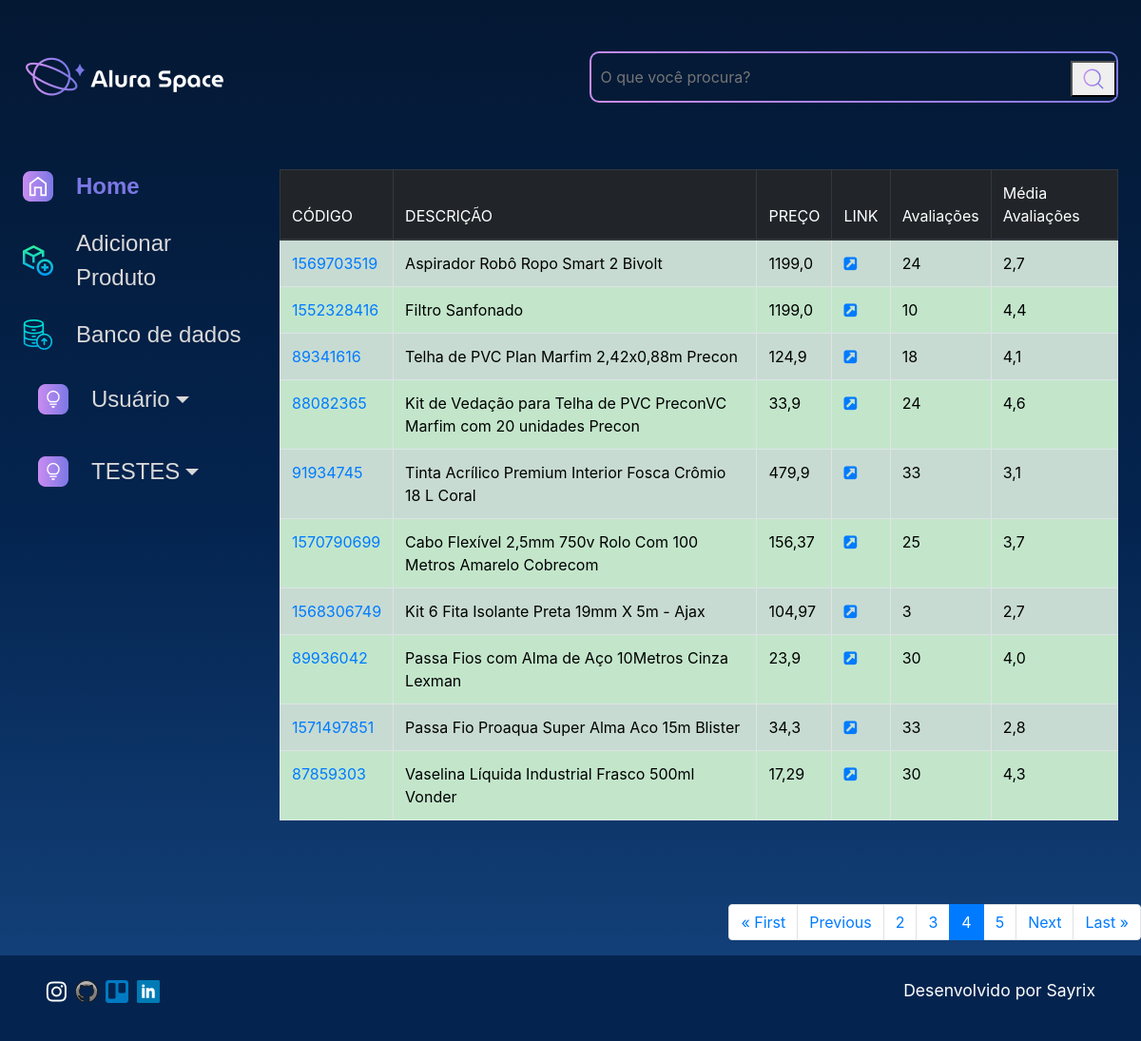
/dados?page=4, run on the app's committed database.
### produtos/models.py (models this page shows, shortened)
class Produto(models.Model):
    lm = models.CharField(max_length=20, primary_key=True, null=False, blank=False)
    titulo = models.CharField(max_length=130, null=False, blank=False)
    preco = models.FloatField(max_length=10, null=False, blank=False)
    link = models.CharField(max_length=250, null=False, blank=False)
    avaliacoes = models.IntegerField(null=False, blank=False)
    media_avaliacoes = models.FloatField(max_length=4, null=False, blank=False)
    data_produto = models.DateTimeField(default=datetime.now, blank=False)
    foto = models.ImageField(blank=True)
    info_produto = models.CharField(max_length=1000, null=False, blank=False)
    usuario = models.ForeignKey(
        to=User,
        on_delete=models.SET_NULL,
        null=True,
        blank=False,
        related_name="user",
    )

### produtos/views.py (the view)
# urls.py: path('dados', dados, name='dados'),
def dados(request):
    dados = Produto.objects.all()
    p = Paginator(Produto.objects.all(), 10)
    page = request.GET.get('page')
    dados_organizados = p.get_page(page)
    nums = "i" * dados_organizados.paginator.num_pages
    return render(request, 'produtos/dados.html', {'dados': dados, 'dados_organizados': dados_organizados, 'nums': nums})

### templates/produtos/dados.html (shortened to what this page needs)
{% extends 'produtos/base.html' %}
{% load static %}
{% block content %}
        <section>
            <table class="table table-striped table-bordered table-hover">
                <thead class="thead-dark">
                    <tr>
                        <th scope="col">CÓDIGO</th>
                        <th scope="col">DESCRIÇÃO</th>
                        <th scope="col">PREÇO</th>
                        <th scope="col">LINK</th>
                        <th scope="col">Avaliações</th>
                        <th scope="col">Média Avaliações</th>
                    </tr>
                </thead>
                <tbody>
                    {% if dados %}
                    {% for dado in dados_organizados %}
                    <tr class="table-success">
                        <td><a href="{% url 'detalhe_produto' %}?lm={{ dado.lm}}&titulo={{dado.titulo}}&foto={{dado.foto}}" target="_blank">{{ dado.lm }}</a></td>
                        <td>{{ dado.titulo }}</td>
                        <td>{{ dado.preco }}</td>
                        <td><a href="{{ dado.link }}" target="_blank"><i class="fa fa-external-link-square" aria-hidden="true"></i></a></td>
                        <td>{{ dado.avaliacoes }}</td>
                        <td>{{ dado.media_avaliacoes }}</td>
                    </tr>
                    {% endfor %}
                    {%endif%}
                </tbody>
            </table>
        </section>
    </div>
    <br/></br/>
    <nav aria-label="Page navigation example">
        <ul class="pagination justify-content-end">
            {% if dados_organizados.has_previous %}
                <li class="page-item"><a class="page-link" href="?page=1">&laquo First</a></li>
                <li class="page-item"><a class="page-link" href="?page={{dados_organizados.previous_page_number}}">Previous</a></li>
            {% elif not dados_organizados.has_previous %}
                <li class="page-item disabled"><a class="page-link" href="">First</a></li>
                <li class="page-item disabled"><a class="page-link" href="">Previous</a></li>
            {% endif %}
            {% for n in dados_organizados.paginator.page_range %}
                {% if dados_organizados.number == n %}
                    <li class="page-item active">
                    <span class="page-link">{{ n }}</span>
                    </li>
                {% elif n > dados_organizados.number|add:'-3' and n < dados_organizados.number|add:'3' %}
                    <li class="page-item"><a class="page-link" href="?page={{ n }}">{{ n }}</a></li>
                {% endif %}
            {% endfor %}
            {% if dados_organizados.has_next %}
                <li class="page-item"><a class="page-link" href="?page={{ dados_organizados.next_page_number}}"> Next</a></li>
                <li class="page-item"><a class="page-link" href="?page={{ dados_organizados.paginator.num_pages}}"> Last &raquo </a></li>
                {% elif not dados_organizados.has_next %}
                    <li class="page-item disabled"><a class="page-link" href="">Next</a></li>
                    <li class="page-item disabled"><a class="page-link" href="">Last</a></li>
            {% endif %}
        </ul>
    </nav>
{% endblock %}

### setup/static/styles/style.css (style rules this page uses)
html, body, div, span, applet, object, iframe, h1, h2, h3, h4, h5, h6, p, blockquote, pre, a, abbr, acronym, address, big, cite, code, del, dfn, em, img, ins, kbd, q, s, samp, small, strike, strong, sub, sup, tt, var, b, u, i, center, dl, dt, dd, ol, ul, li, fieldset, form, label, legend, table, caption, tbody, tfoot, thead, tr, th, td, article, aside, canvas, details, embed, figure, figcaption, footer, header, hgroup, menu, nav, output, ruby, section, summary, time, mark, audio, video { margin: 0; padding: 0; border: 0; font-size: 100%; font: inherit; vertical-align: baseline; }
article, aside, details, figcaption, figure, footer, header, hgroup, menu, nav, section { display: block; }
body { line-height: 1; font-family: 'Space Grotesk', sans-serif; min-height: 100vh; background: linear-gradient(#041833,#04244F,#154580); background-repeat: no-repeat; background-position: center; background-size: cover; }
ol, ul { list-style: none; }
table { border-collapse: collapse; border-spacing: 0; }

### data on the page
Produto: lm "1569703519", titulo "Aspirador Robô Ropo Smart 2 Bivolt", preco "1199,0", avaliacoes "24", media_avaliacoes "2,7"
Produto: lm "1552328416", titulo "Filtro Sanfonado", preco "1199,0", avaliacoes "10", media_avaliacoes "4,4"
Produto: lm "89341616", titulo "Telha de PVC Plan Marfim 2,42x0,88m Precon", preco "124,9", avaliacoes "18", media_avaliacoes "4,1"
Produto: lm "88082365", titulo "Kit de Vedação para Telha de PVC PreconVC Marfim com 20 unidades Precon", preco "33,9", avaliacoes "24", media_avaliacoes "4,6"
Produto: lm "91934745", titulo "Tinta Acrílico Premium Interior Fosca Crômio 18 L Coral", preco "479,9", avaliacoes "33", media_avaliacoes "3,1"
Produto: lm "1570790699", titulo "Cabo Flexível 2,5mm 750v Rolo Com 100 Metros Amarelo Cobrecom", preco "156,37", avaliacoes "25", media_avaliacoes "3,7"
Produto: lm "1568306749", titulo "Kit 6 Fita Isolante Preta 19mm X 5m - Ajax", preco "104,97", avaliacoes "3", media_avaliacoes "2,7"
Produto: lm "89936042", titulo "Passa Fios com Alma de Aço 10Metros Cinza Lexman", preco "23,9", avaliacoes "30", media_avaliacoes "4,0"
Produto: lm "1571497851", titulo "Passa Fio Proaqua Super Alma Aco 15m Blister", preco "34,3", avaliacoes "33", media_avaliacoes "2,8"
Produto: lm "87859303", titulo "Vaselina Líquida Industrial Frasco 500ml Vonder", preco "17,29", avaliacoes "30", media_avaliacoes "4,3"

### other printed values
{{ n }} "2" "3" "5"
{{ n }} "4"
